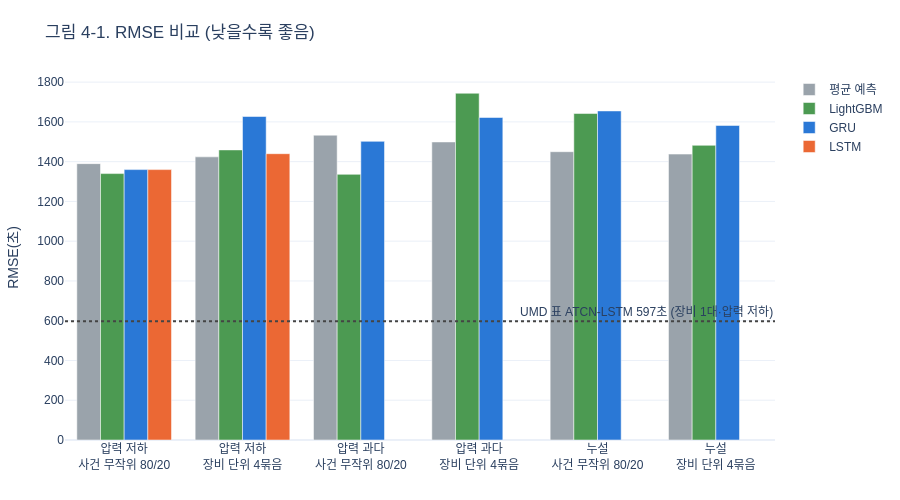

The notebook cell this image was saved under:
### Code cell
fig = go.Figure()
order = ['평균 예측', 'LightGBM', 'GRU', 'LSTM']
colors = {'평균 예측': '#9aa3ab', 'LightGBM': '#4c9a52', 'GRU': '#2a78d6', 'LSTM': '#eb6834'}
for m in order:
    s = summ[summ.모델 == m]
    if len(s):
        fig.add_bar(x=[f'{a}<br>{b}' for a, b in zip(s.고장, s.검증)], y=s['RMSE(초)'], name=m, marker_color=colors[m])
fig.add_hline(y=597, line=dict(color='#444', dash='dot'), annotation_text='UMD 표 ATCN-LSTM 597초 (장비 1대·압력 저하)')
fig.update_layout(title='그림 4-1. RMSE 비교 (낮을수록 좋음)', barmode='group', yaxis_title='RMSE(초)')
show(fig, 500)

### Figure 1 — Plotly figure (JSON) as saved in the notebook; plotly's stock layout.template omitted (floating-point values rounded to 4 significant figures)
{"data": [{"marker": {"color": "#9aa3ab"}, "name": "평균 예측", "type": "bar", "x": ["압력 저하<br>사건 무작위 80/20", "압력 저하<br>장비 단위 4묶음", "압력 과다<br>사건 무작위 80/20", "압력 과다<br>장비 단위 4묶음", "누설<br>사건 무작위 80/20", "누설<br>장비 단위 4묶음"], "y": [1390, 1424, 1533, 1499, 1450, 1438]}, {"marker": {"color": "#4c9a52"}, "name": "LightGBM", "type": "bar", "x": ["압력 저하<br>사건 무작위 80/20", "압력 저하<br>장비 단위 4묶음", "압력 과다<br>사건 무작위 80/20", "압력 과다<br>장비 단위 4묶음", "누설<br>사건 무작위 80/20", "누설<br>장비 단위 4묶음"], "y": [1340, 1459, 1336, 1744, 1642, 1482]}, {"marker": {"color": "#2a78d6"}, "name": "GRU", "type": "bar", "x": ["압력 저하<br>사건 무작위 80/20", "압력 저하<br>장비 단위 4묶음", "압력 과다<br>사건 무작위 80/20", "압력 과다<br>장비 단위 4묶음", "누설<br>사건 무작위 80/20", "누설<br>장비 단위 4묶음"], "y": [1360, 1627, 1502, 1622, 1655, 1582]}, {"marker": {"color": "#eb6834"}, "name": "LSTM", "type": "bar", "x": ["압력 저하<br>사건 무작위 80/20", "압력 저하<br>장비 단위 4묶음"], "y": [1360, 1440]}], "layout": {"annotations": [{"showarrow": false, "text": "UMD 표 ATCN-LSTM 597초 (장비 1대·압력 저하)", "x": 1, "xanchor": "right", "xref": "x domain", "y": 597, "yanchor": "bottom", "yref": "y"}], "barmode": "group", "font": {"family": "Malgun Gothic, sans-serif"}, "height": 500, "margin": {"b": 60, "l": 30, "r": 30, "t": 75}, "shapes": [{"line": {"color": "#444", "dash": "dot"}, "type": "line", "x0": 0, "x1": 1, "xref": "x domain", "y0": 597, "y1": 597, "yref": "y"}], "title": {"text": "그림 4-1. RMSE 비교 (낮을수록 좋음)"}, "yaxis": {"title": {"text": "RMSE(초)"}}}}
